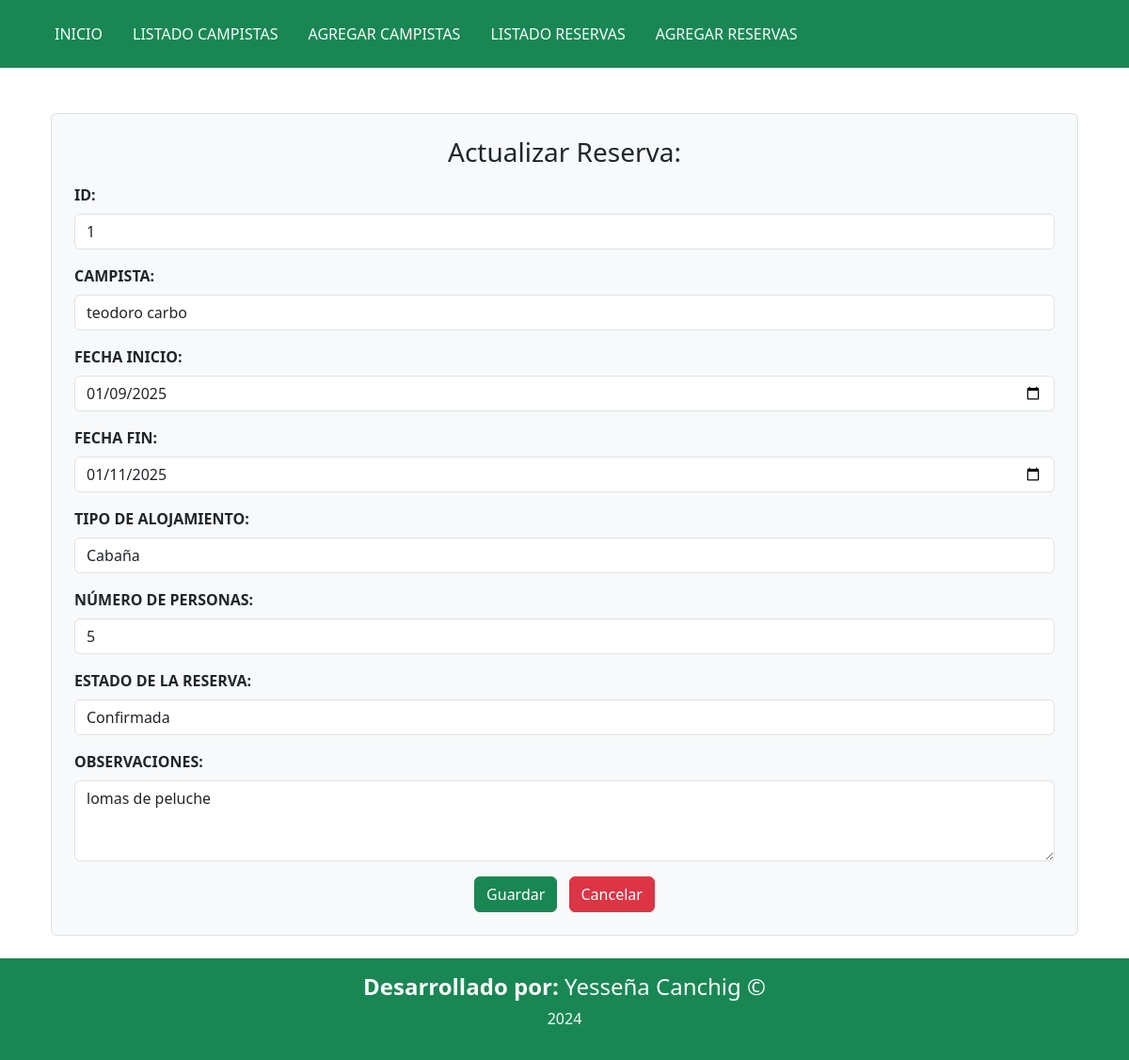
Before: /editarReserva/1 with the older database file.
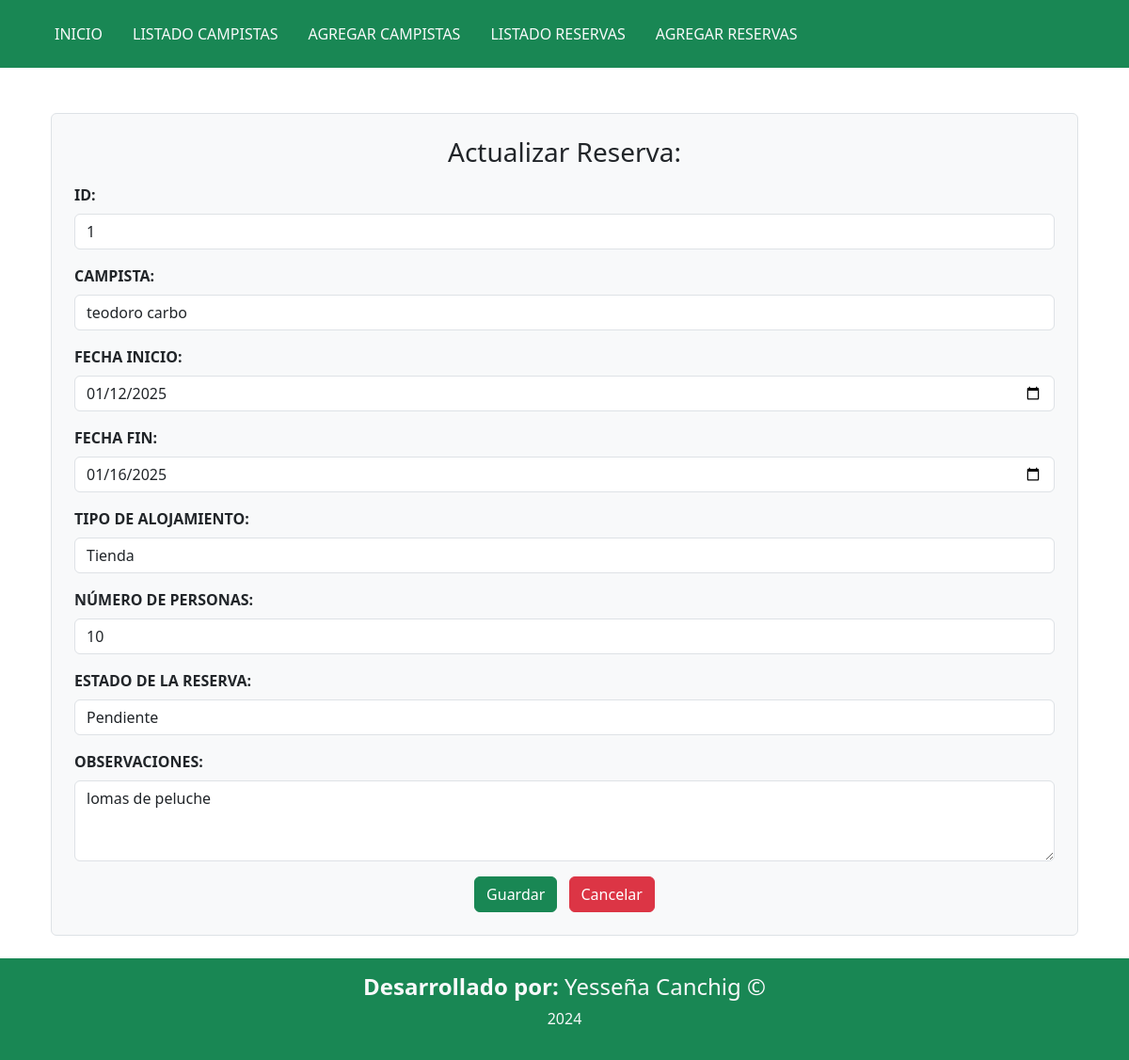
After: the same page with the newer database file.
### Aplicaciones/Gestiones/models.py (models this page shows)
class Reservas(models.Model):
    TIPO_ALOJAMIENTO = [
        ('Tienda','Tienda'),
        ('Cabaña','Cabaña'),
        ('Caravana','Caravana')
    ]
    ESTADO_RESERVA = [
        ('Confirmada','Confirmada'),
        ('Pendiente','Pendiente'),
    ]
    id_rev=models.AutoField(primary_key=True)
    fechain_rev=models.DateField(null=False, blank=False)
    fechfin_rev=models.DateField(null=False, blank=False)
    tipaloj_rev=models.CharField(max_length=20, choices=TIPO_ALOJAMIENTO, default='Tienda')
    numpers_rev = models.CharField(max_length=200, null=False, blank=False)
    estado_rev=models.CharField(max_length=20, choices=ESTADO_RESERVA, default='Confirmada')
    campista = models.ForeignKey(Campistas, on_delete=models.CASCADE, related_name="campistas")
    obser_rev= models.TextField(max_length=500,null=False, blank=False )

class Campistas(models.Model):
    id_camp=models.AutoField(primary_key=True)
    nombre_camp= models.CharField(max_length=100, null=False, blank=False)
    apell_camp = models.CharField(max_length=100, null=False, blank=False)
    correo_camp = models.EmailField(null=False, blank=False)
    telef_camp = models.CharField(max_length=10, null=False, blank=False)
    cedula_camp = models.CharField(max_length=10, null=False, blank=False)
    direcc_camp = models.TextField(null=False, blank=False)

### Aplicaciones/Gestiones/views.py (the view)
# urls.py: path('editarReserva/<id_rev>',views.editarReserva, name='editarReserva'),
def editarReserva(request, id_rev):
    reservaEditar = get_object_or_404(Reservas, id_rev=id_rev)
    campistas = Campistas.objects.all()
    return render(request, 'editarReservas.html', {
        'reserva': reservaEditar,
        'campistas': campistas
    })

### Aplicaciones/Gestiones/templates/editarReservas.html (shortened to what this page needs)
{% extends "./plantilla.html" %}
{% block contenido %}
<div class="container mt-4">
    <form action="/procesarEdicionReserva/" id="frm_editar_reserva" method="post" class="p-4 border rounded bg-light">
        <h3 class="mb-3 text-center">Actualizar Reserva:</h3>
        <div class="mb-3">
            <label for="" class="form-label"><b>ID:</b></label>
            <input type="text" class="form-control" id="id_rev" value="{{ reserva.id_rev }}" readonly>
        </div>
        <div class="mb-3">
            <label for="campista" class="form-label"><b>CAMPISTA:</b></label>
            <select name="campista" id="campista" class="form-control" required>
                {% for campista in campistas %}
                    <option value="{{ campista.id_camp }}" {% if campista.id_camp == reserva.campista.id_camp %}selected{% endif %}>
                        {{ campista.nombre_camp }} {{ campista.apell_camp }}
                    </option>
                {% endfor %}
            </select>
        </div>
        <div class="mb-3">
            <label for="fechain_rev" class="form-label"><b>FECHA INICIO:</b></label>
            <input type="date" name="fechain_rev" id="fechain_rev" class="form-control" required value="{{ reserva.fechain_rev|date:'Y-m-d' }}">
        </div>
        <div class="mb-3">
            <label for="fechfin_rev" class="form-label"><b>FECHA FIN:</b></label>
            <input type="date" name="fechfin_rev" id="fechfin_rev" class="form-control" required value="{{ reserva.fechfin_rev|date:'Y-m-d' }}">
        </div>
        <div class="mb-3">
            <label for="tipaloj_rev" class="form-label"><b>TIPO DE ALOJAMIENTO:</b></label>
            <select name="tipaloj_rev" id="tipaloj_rev" class="form-control" required>
                {% for tipo in reserva.TIPO_ALOJAMIENTO %}
                    <option value="{{ tipo.0 }}" {% if tipo.0 == reserva.tipaloj_rev %}selected{% endif %}>{{ tipo.1 }}</option>
                {% endfor %}
            </select>
        </div>
        <div class="mb-3">
            <label for="numpers_rev" class="form-label"><b>NÚMERO DE PERSONAS:</b></label>
            <input type="number" name="numpers_rev" id="numpers_rev" class="form-control" required value="{{ reserva.numpers_rev }}">
        </div>
        <div class="mb-3">
            <label for="estado_rev" class="form-label"><b>ESTADO DE LA RESERVA:</b></label>
            <select name="estado_rev" id="estado_rev" class="form-control" required>
                {% for estado in reserva.ESTADO_RESERVA %}
                    <option value="{{ estado.0 }}" {% if estado.0 == reserva.estado_rev %}selected{% endif %}>{{ estado.1 }}</option>
                {% endfor %}
            </select>
        </div>
        <div class="mb-3">
            <label for="obser_rev" class="form-label"><b>OBSERVACIONES:</b></label>
            <textarea name="obser_rev" id="obser_rev" class="form-control" rows="3" required>{{ reserva.obser_rev }}</textarea>
        </div>
        <div class="text-center">
            <button type="submit" class="btn btn-success me-2">Guardar</button>
            <a href="/listadoReservas/" class="btn btn-danger">Cancelar</a>
        </div>
    </form>
</div>
{% endblock %}

Changed rows visible on the page:
changed Reservas "lomas de peluche": fechain_rev "01/09/2025" → "01/12/2025"; fechfin_rev "01/11/2025" → "01/16/2025"; tipaloj_rev "Cabaña" → "Tienda"; numpers_rev "5" → "10"; estado_rev "Confirmada" → "Pendiente"
